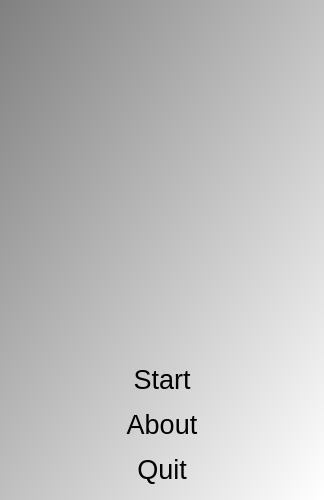
<?xml version="1.0" encoding="UTF-8"?>
<ui version="4.0">
 <class>QtTestPolyFileFromPolygonsMenuDialog</class>
 <widget class="QDialog" name="QtTestPolyFileFromPolygonsMenuDialog">
  <property name="geometry">
   <rect>
    <x>0</x>
    <y>0</y>
    <width>324</width>
    <height>500</height>
   </rect>
  </property>
  <property name="font">
   <font>
    <pointsize>20</pointsize>
   </font>
  </property>
  <property name="windowTitle">
   <string>TestPolyFileFromPolygons</string>
  </property>
  <property name="windowIcon">
   <iconset resource="TestPolyFileFromPolygons.qrc">
    <normaloff>:/ToolTestPolyFileFromPolygons/TestPolyFileFromPolygonsIcon.png</normaloff>:/ToolTestPolyFileFromPolygons/TestPolyFileFromPolygonsIcon.png</iconset>
  </property>
  <property name="styleSheet">
   <string notr="true">QDialog { 
background-color: qlineargradient(x1: 0, y1: 0, x2: 1, y2: 1, stop: 0  #808080, stop: 1 #ffffff);
}
QPushButton { background-color: rgb(255, 255, 255);  }
QPushButton { color: rgb(0,0,0); }
QPushButton { font: 48px &quot;Courier New&quot;, courier, monospace }</string>
  </property>
  <layout class="QGridLayout" name="gridLayout">
   <item row="3" column="0">
    <widget class="QPushButton" name="button_quit">
     <property name="text">
      <string>Quit</string>
     </property>
     <property name="flat">
      <bool>true</bool>
     </property>
    </widget>
   </item>
   <item row="1" column="0">
    <widget class="QPushButton" name="button_start">
     <property name="text">
      <string>Start</string>
     </property>
     <property name="flat">
      <bool>true</bool>
     </property>
    </widget>
   </item>
   <item row="2" column="0">
    <widget class="QPushButton" name="button_about">
     <property name="text">
      <string>About</string>
     </property>
     <property name="flat">
      <bool>true</bool>
     </property>
    </widget>
   </item>
   <item row="0" column="0">
    <widget class="QLabel" name="label">
     <property name="text">
      <string/>
     </property>
     <property name="pixmap">
      <pixmap resource="TestPolyFileFromPolygons.qrc">:/ToolTestPolyFileFromPolygons/TestPolyFileFromPolygonsWelcome.png</pixmap>
     </property>
    </widget>
   </item>
  </layout>
 </widget>
 <tabstops>
  <tabstop>button_start</tabstop>
  <tabstop>button_about</tabstop>
  <tabstop>button_quit</tabstop>
 </tabstops>
 <resources>
  <include location="TestPolyFileFromPolygons.qrc"/>
 </resources>
 <connections/>
</ui>
